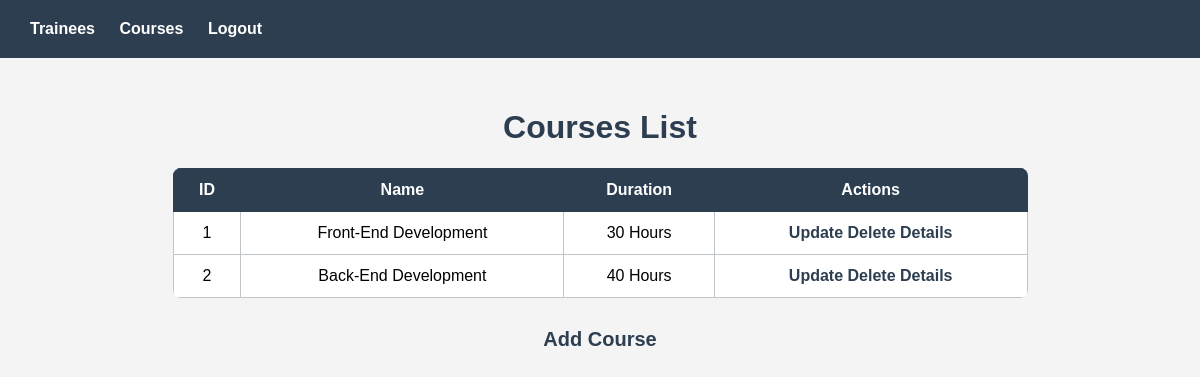
Page /courses/ on the committed database.
### course/models.py (models this page shows, shortened)
class Course(models.Model):
    id = models.AutoField(primary_key=True)
    name = models.CharField(max_length=100)
    duration = models.IntegerField()
    created_at = models.DateTimeField(auto_now_add=True)
    updated_at = models.DateTimeField(auto_now=True)

### course/views.py (the view)
# urls.py: path('', courseList, name='CourseList'),
def courseList(request):
    return render(request, 'course/list.html', {'courses': Course.objects.all()})

### templates/course/list.html (shortened to what this page needs)
{% extends 'base.html' %}
{% block content %}
<h1>Courses List</h1>
<table>
    <thead>
        <tr>
            <th>ID</th>
            <th>Name</th>
            <th>Duration</th>
            <th>Actions</th>
        </tr>
    </thead>
    <tbody>
        {% for course in courses %}
        <tr>
            <td>{{course.id}}</td>
            <td>{{course.name}}</td>
            <td>{{course.duration}} Hours</td>
            <td>
                <a href="{% url 'UpdateCourse' course.id %}">Update</a>
                <a href="{% url 'DeleteCourse' course.id %}">Delete</a>
                <a href="{% url 'CourseDetails' course.id %}">Details</a>
            </td>
        </tr>
        {% endfor %}
    </tbody>
</table>
<a href="{%url 'AddCourse' %}" class="add">Add Course</a>
{%endblock%}

### static/css/style.css (style rules this page uses)
body { font-family: Arial, sans-serif; margin: 0; padding: 0; background: #f4f4f4; }
a { color: #2c3e50; text-decoration: none; font-weight: bold; }
.add { font-size: 20px; }
h1 { color: #2c3e50; }
table { width: 75%; border-collapse: collapse; background: white; border-radius: 8px; overflow: hidden; text-align: center; margin-bottom: 30px; }
th { background: #2c3e50; color: white; padding: 12px; border: #2c3e50 solid 1px; }
td { padding: 12px; border: #bfc5cb solid 1px; }

### rows in the picture
Course: id "1", name "Front-End Development", duration "30"
Course: id "2", name "Back-End Development", duration "40"
